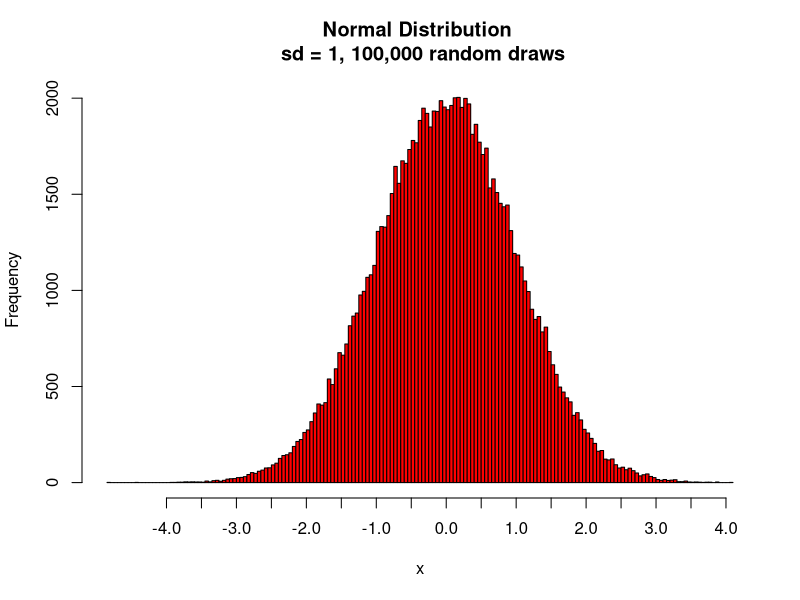
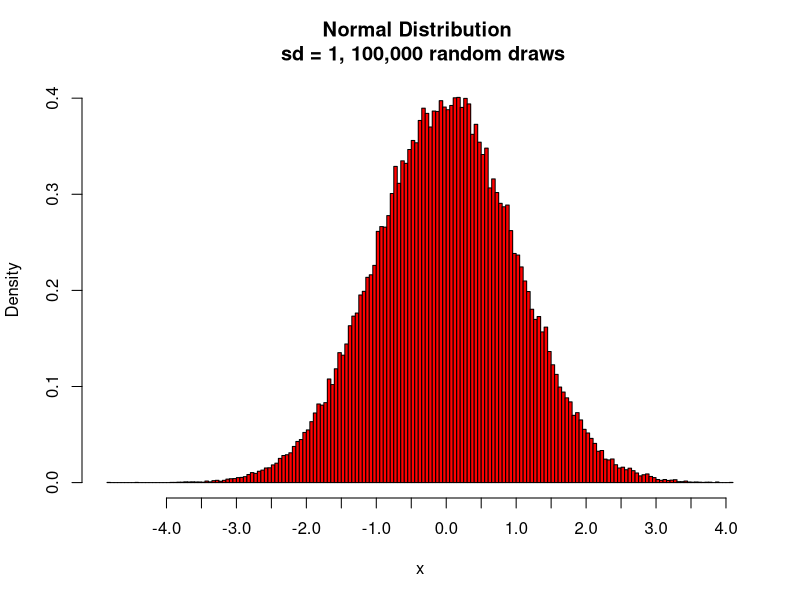
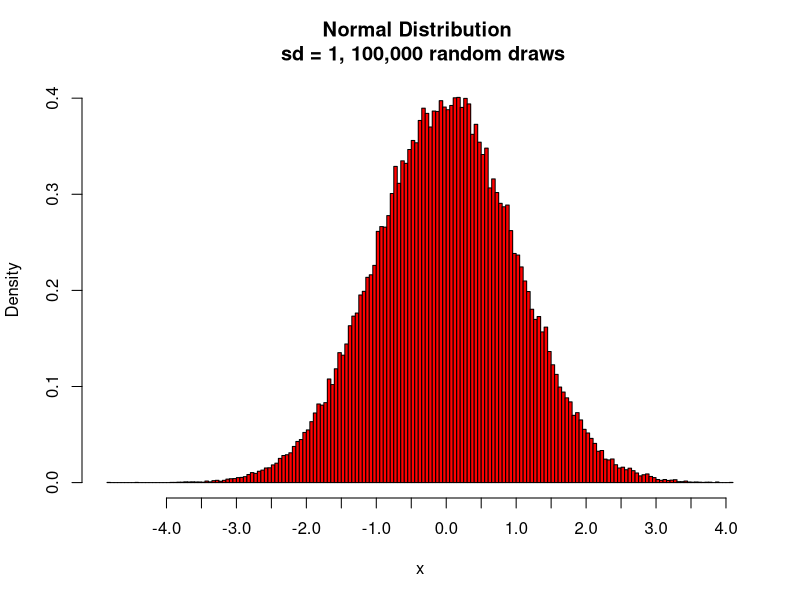
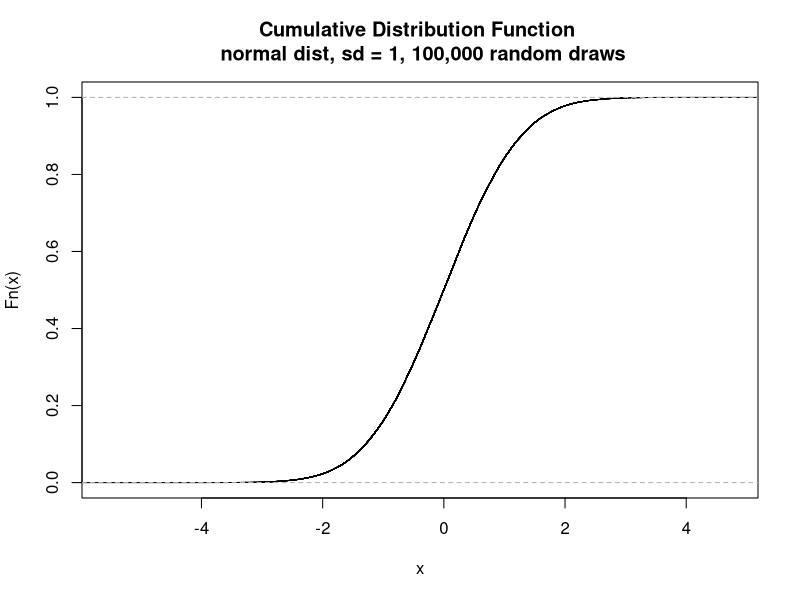

Write the R code that produced these figures, in order.
## ---- chunk 1
(10*9*8*7*6*5*4*3*2*1)/((5*4*3*2*1)^2 * 2^10)

(10*9*8*7*6)/((5*4*3*2*1)*2^10)
## ---- chunk 2
#This code is to generate the data for the two plots
rand.norma<- rnorm(100000)

# calculate CDF 
CDF <- ecdf(rand.norma)

#This code draws the two plots, first the Red Histogram then the #Cumulative Distribution plot
#the xaxp=c(-4,4,16)  argument sets the x-axis tick marks to run from -4 to 4 and to have a total of 16 tick marks 

hist(rand.norma, breaks = 200, freq = TRUE, main = "Normal Distribution \n sd = 1, 100,000 random draws", xaxp=c(-4,4,16) , xlab = 'x', col = "red")

hist(rand.norma, breaks = 200, freq = FALSE, main = "Normal Distribution \n sd = 1, 100,000 random draws", xaxp=c(-4,4,16) , xlab = 'x', col = "red")

## ---- chunk 3

#This code draws the two plots, first the Red Histogram then the #Cumulative Distribution plot
#the xaxp=c(-4,4,16)  argument sets the x-axis tick marks to run from -4 to 4 and to have a total of 16 tick marks 

hist(rand.norma, breaks = 200, freq = FALSE, main = "Normal Distribution \n sd = 1, 100,000 random draws", xaxp=c(-4,4,16) , xlab = 'x', col = "red")

plot(CDF, main = "Cumulative Distribution Function \n normal dist, sd = 1, 100,000 random draws")

